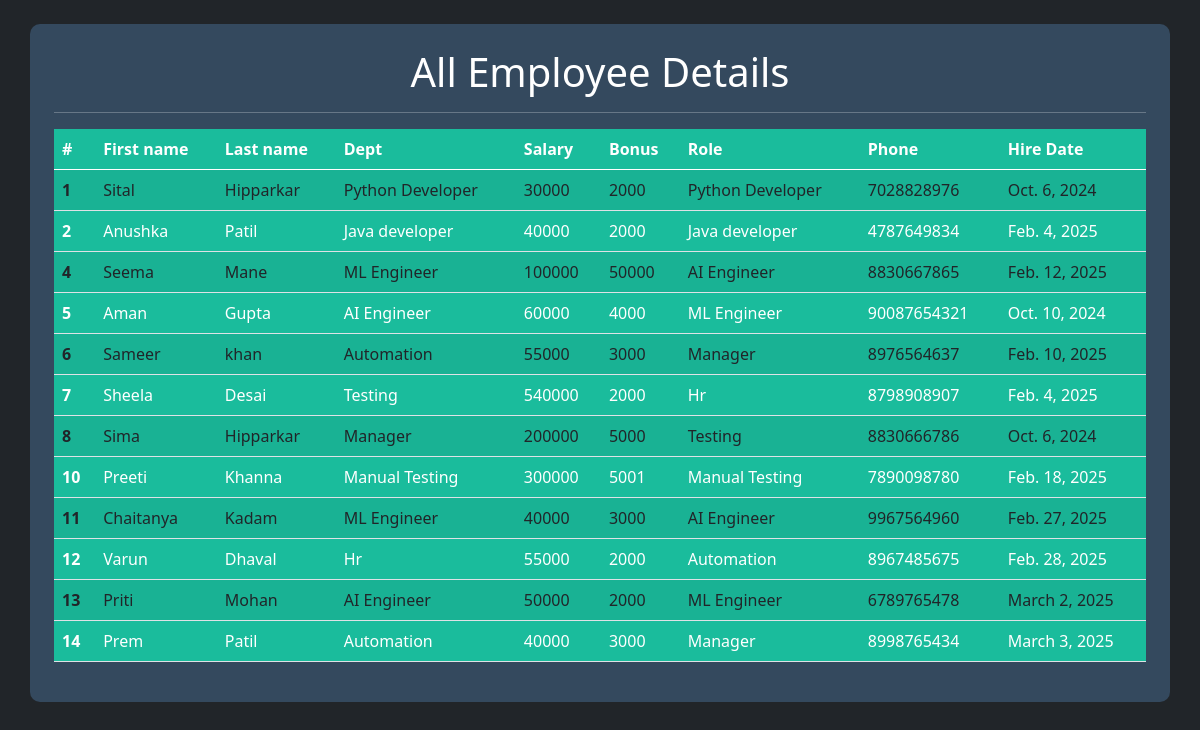
The app's page /all_emp with its own data.
### emp_app/models.py (models this page shows, shortened)
class Employee(models.Model):
    first_name = models.CharField(max_length=100,null=False)
    last_name = models.CharField(max_length=100, null=False)
    dept = models.ForeignKey(Department,on_delete=models.CASCADE)
    salary = models.IntegerField(default=0)
    bonus = models.IntegerField(default=0)
    role = models.ForeignKey(Role,on_delete=models.CASCADE)
    phone = models.IntegerField(default=0)
    hire_date = models.DateField()
    def __str__(self):
        return "%s %s %s" %(self.first_name, self.last_name, self.phone)
    objects=models.Manager()

class Department(models.Model):
    name = models.CharField(max_length=100,null=False)

class Role(models.Model):
    name = models.CharField(max_length=100)

### emp_app/views.py (the view)
# urls.py: path('all_emp',views.all_emp,name='all_emp'),
def all_emp(request):
    employees = Employee.objects.all()
    context = {
        'employees': employees
    }
    print(context)
    return render(request,'view_all_emp.html',context)

### emp_app/templates/view_all_emp.html (shortened to what this page needs)
<!doctype html>
<html lang="en">
<head>
    <link href="https://cdn.jsdelivr.net/npm/bootstrap@5.0.2/dist/css/bootstrap.min.css" rel="stylesheet">
</head>
<body class="bg-dark text-white">
<div class="container p-4 mt-4" style="background-color: #34495E; border-radius: 10px;">
    <h1 class="text-center">All Employee Details</h1>
    <hr>
    <table class="table table-striped text-white" style="background-color: #1ABC9C;">
        <thead>
            <tr>
                <th>#</th>
                <th>First name</th>
                <th>Last name</th>
                <th>Dept</th>
                <th>Salary</th>
                <th>Bonus</th>
                <th>Role</th>
                <th>Phone</th>
                <th>Hire Date</th>
            </tr>
        </thead>
        <tbody>
            {% for emp in employees %}
            <tr>
                <th>{{ emp.id }}</th>
                <td>{{ emp.first_name }}</td>
                <td>{{ emp.last_name }}</td>
                <td>{{ emp.dept.name }}</td>
                <td>{{ emp.salary }}</td>
                <td>{{ emp.bonus }}</td>
                <td>{{ emp.role.name }}</td>
                <td>{{ emp.phone }}</td>
                <td>{{ emp.hire_date }}</td>
            </tr>
            {% endfor %}
        </tbody>
    </table>
</div>
</body>
</html>

### records on screen
Employee: id "1", first_name "Sital", last_name "Hipparkar", dept.name "Python Developer", salary "30000", bonus "2000", role.name "Python Developer", phone "7028828976", hire_date "Oct. 6, 2024"
Employee: id "2", first_name "Anushka", last_name "Patil", dept.name "Java developer", salary "40000", bonus "2000", role.name "Java developer", phone "4787649834", hire_date "Feb. 4, 2025"
Employee: id "4", first_name "Seema", last_name "Mane", dept.name "ML Engineer", salary "100000", bonus "50000", role.name "AI Engineer", phone "8830667865", hire_date "Feb. 12, 2025"
Employee: id "5", first_name "Aman", last_name "Gupta", dept.name "AI Engineer", salary "60000", bonus "4000", role.name "ML Engineer", phone "90087654321", hire_date "Oct. 10, 2024"
Employee: id "6", first_name "Sameer", last_name "khan", dept.name "Automation", salary "55000", bonus "3000", role.name "Manager", phone "8976564637", hire_date "Feb. 10, 2025"
Employee: id "7", first_name "Sheela", last_name "Desai", dept.name "Testing", salary "540000", bonus "2000", role.name "Hr", phone "8798908907", hire_date "Feb. 4, 2025"
Employee: id "8", first_name "Sima", last_name "Hipparkar", dept.name "Manager", salary "200000", bonus "5000", role.name "Testing", phone "8830666786", hire_date "Oct. 6, 2024"
Employee: id "10", first_name "Preeti", last_name "Khanna", dept.name "Manual Testing", salary "300000", bonus "5001", role.name "Manual Testing", phone "7890098780", hire_date "Feb. 18, 2025"
Employee: id "11", first_name "Chaitanya", last_name "Kadam", dept.name "ML Engineer", salary "40000", bonus "3000", role.name "AI Engineer", phone "9967564960", hire_date "Feb. 27, 2025"
Employee: id "12", first_name "Varun", last_name "Dhaval", dept.name "Hr", salary "55000", bonus "2000", role.name "Automation", phone "8967485675", hire_date "Feb. 28, 2025"
Employee: id "13", first_name "Priti", last_name "Mohan", dept.name "AI Engineer", salary "50000", bonus "2000", role.name "ML Engineer", phone "6789765478", hire_date "March 2, 2025"
Employee: id "14", first_name "Prem", last_name "Patil", dept.name "Automation", salary "40000", bonus "3000", role.name "Manager", phone "8998765434", hire_date "March 3, 2025"
